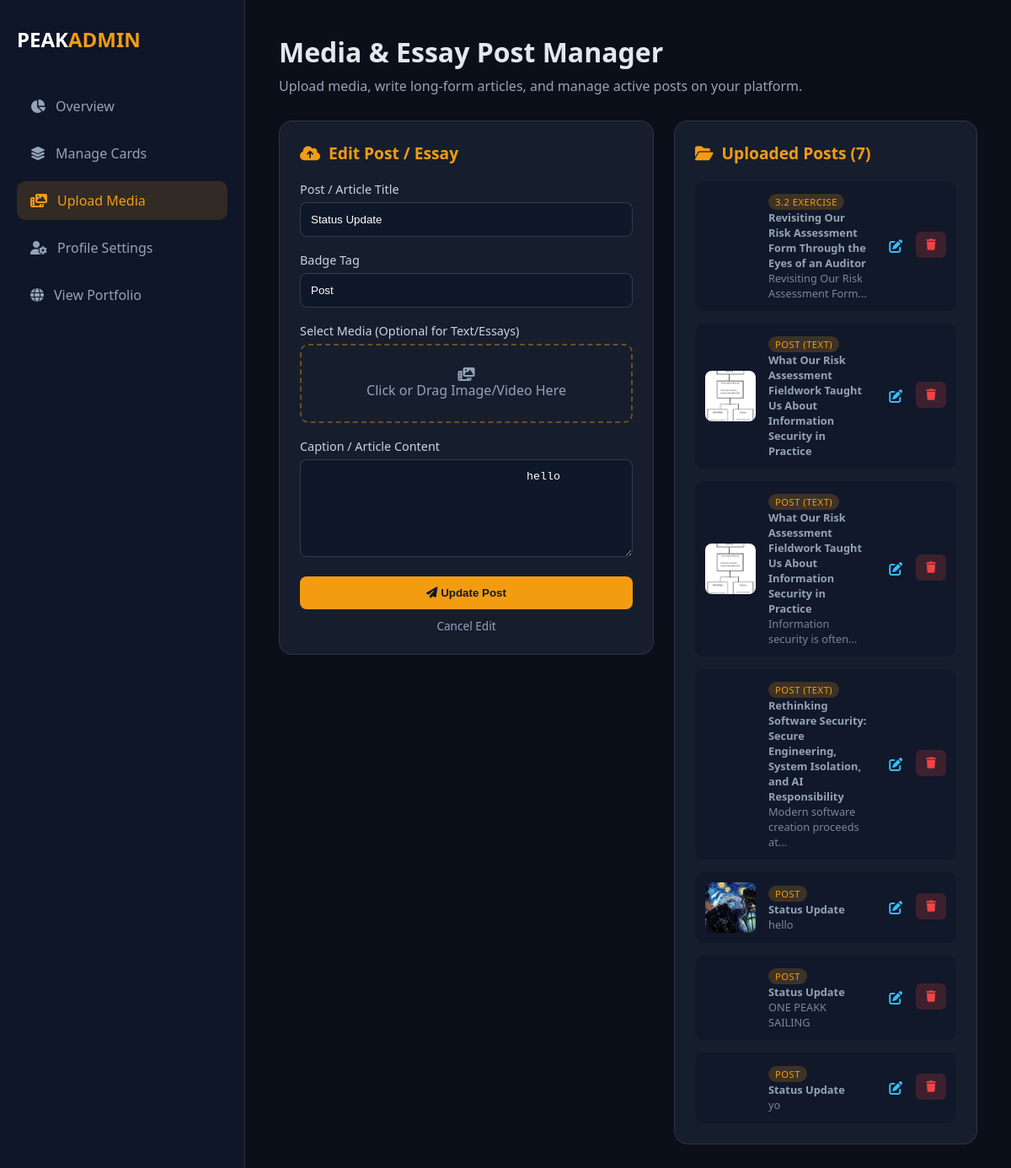
Page /dashboard/post?edit_id=3 (signed in) on the committed database.
### app.py (models this page shows)
class MediaUpload(db.Model):
    id = db.Column(db.Integer, primary_key=True)
    title = db.Column(db.String(100), nullable=True)
    caption = db.Column(db.Text, nullable=True)
    badge = db.Column(db.String(50), default="Featured")
    filename = db.Column(db.String(255), nullable=True)
    media_type = db.Column(db.String(10), nullable=True)
    created_at = db.Column(db.DateTime, default=datetime.utcnow)

### app.py (the view)
@app.route('/dashboard/post')
@login_required
def dashboard_post():
    edit_id = request.args.get('edit_id', type=int)
    edit_post = MediaUpload.query.get(edit_id) if edit_id else None
    uploads = MediaUpload.query.order_by(MediaUpload.id.desc()).all()
    return render_template('dashboard_post.html', uploads=uploads, edit_post=edit_post)

### app.py (called while the page is built)
@login_manager.user_loader
def load_user(user_id):
    return db.session.get(User, int(user_id))

### templates/dashboard_post.html (shortened to what this page needs)
<!DOCTYPE html>
<html lang="en">
<head>
    <link rel="stylesheet" href="https://cdnjs.cloudflare.com/ajax/libs/font-awesome/6.4.0/css/all.min.css">
    <link rel="stylesheet" href="{{ url_for('static', filename='css/dashboard.css') }}">
</head>
<body class="dashboard-body">
    <div class="dashboard-container">
        <aside class="dashboard-sidebar">
            <div class="brand">
                <h2>PEAK<span>ADMIN</span></h2>
            </div>
            <nav class="dash-nav">
                <a href="{{ url_for('dashboard') }}">
                    <i class="fa-solid fa-chart-pie"></i> Overview
                </a>
                <a href="{{ url_for('dashboard_cards') }}">
                    <i class="fa-solid fa-layer-group"></i> Manage Cards
                </a>
                <a href="{{ url_for('dashboard_post') }}" class="active">
                    <i class="fa-solid fa-photo-film"></i> Upload Media
                </a>
                <a href="{{ url_for('dashboard_profile_page') }}">
                    <i class="fa-solid fa-user-gear"></i> Profile Settings
                </a>
                <a href="{{ url_for('home') }}">
                    <i class="fa-solid fa-globe"></i> View Portfolio
                </a>
            </nav>
        </aside>
        <main class="dashboard-content">
            <header class="dash-header">
                <h1>Media & Essay Post Manager</h1>
                <p>Upload media, write long-form articles, and manage active posts on your platform.</p>
            </header>
            <div class="dash-grid">
                <div class="dash-card">
                    <h3>
                        <i class="fa-solid fa-cloud-arrow-up"></i>
                        {% if edit_post %}Edit Post / Essay{% else %}New Media or Essay Post{% endif %}
                    </h3>
                    <form action="{% if edit_post %}{{ url_for('update_media', upload_id=edit_post.id) }}{% else %}{{ url_for('upload_media') }}{% endif %}"
                          method="POST"
                          enctype="multipart/form-data"
                          class="dash-form">
                        <div class="form-group">
                            <label for="title">Post / Article Title</label>
                            <input type="text" id="title" name="title" class="form-control"
                                   placeholder="e.g. Rethinking Software Security..."
                                   value="{{ edit_post.title if edit_post else '' }}">
                        </div>
                        <div class="form-group">
                            <label for="badge">Badge Tag</label>
                            <input type="text" id="badge" name="badge" class="form-control"
                                   placeholder="e.g. POST (TEXT), Article, Essay"
                                   value="{{ edit_post.badge if edit_post else 'POST (TEXT)' }}">
                        </div>
                        <div class="form-group">
                            <label>Select Media (Optional for Text/Essays)</label>
                            <div class="file-upload-wrapper">
                                <div class="file-dummy">
                                    <i class="fa-solid fa-photo-film"></i>
                                    <span id="file-label">Click or Drag Image/Video Here</span>
                                </div>
                            </div>
                        </div>
                        <div class="form-group">
                            <label for="caption_editor">Caption / Article Content</label>
                            <textarea id="caption_editor" name="caption" rows="6">
                                {{ edit_post.caption if edit_post else '' }}
                            </textarea>
                        </div>
                        <div class="form-actions" style="margin-top: 15px;">
                            <button type="submit" class="btn-submit">
                                <i class="fa-solid fa-paper-plane"></i>
                                {% if edit_post %}Update Post{% else %}Post Media{% endif %}
                            </button>
                            {% if edit_post %}
                                <a href="{{ url_for('dashboard_post') }}"
                                   style="display: block; text-align: center; color: #94a3b8; margin-top: 10px; text-decoration: none; font-size: 0.85rem;">
                                    Cancel Edit
                                </a>
                            {% endif %}
                        </div>
                    </form>
                </div>
                <div class="dash-card">
                    <h3><i class="fa-solid fa-folder-open"></i> Uploaded Posts ({{ uploads|length if uploads else 0 }})</h3>
                    <div class="card-list">
                        {% if uploads %}
                            {% for item in uploads %}
                            <div class="card-item">
                                <div class="thumb-box">
                                    {% if item.filename %}
                                        {% if item.media_type == 'image' %}
                                            <img src="{{ url_for('static', filename='uploads/' + item.filename) }}" alt="Media">
                                        {% else %}
                                            <video src="{{ url_for('static', filename='uploads/' + item.filename) }}" muted></video>
                                        {% endif %}
                                    {% else %}
                                        <div style="display: flex; align-items: center; justify-content: center; height: 100%; background: #1e293b; color: #f59e0b;">
                                            <i class="fa-solid fa-file-lines" style="font-size: 1.5rem;"></i>
                                        </div>
                                    {% endif %}
                                </div>
                                <div class="card-info">
                                    <span class="badge">{{ item.badge or item.media_type|upper or 'POST' }}</span>
                                    <p><strong>{{ item.title or 'Untitled Post' }}</strong></p>
                                    <p style="font-size: 0.8rem; opacity: 0.8;">{{ item.caption|striptags|truncate(40) }}</p>
                                </div>
                                <div class="card-actions" style="display: flex; gap: 6px;">
                                    <a href="{{ url_for('dashboard_post', edit_id=item.id) }}" class="btn-edit" title="Edit Post" style="padding: 6px 10px; color: #38bdf8;">
                                        <i class="fa-solid fa-pen-to-square"></i>
                                    </a>
                                    <form action="{{ url_for('delete_media', upload_id=item.id) }}" method="POST" onsubmit="return confirm('Delete this media file?');" style="margin: 0;">
                                        <button type="submit" class="btn-delete" title="Delete Media">
                                            <i class="fa-solid fa-trash"></i>
                                        </button>
                                    </form>
                                </div>
                            </div>
                            {% endfor %}
                        {% else %}
                            <p class="empty-msg">No media uploads found. Use the form to post videos, images, or articles!</p>
                        {% endif %}
                    </div>
                </div>
            </div>
        </main>
    </div>
</body>
</html>

### static/css/dashboard.css (style rules this page uses)
body.dashboard-body { background-color: #0b0f19; color: #e2e8f0; font-family: 'Segoe UI', Tahoma, Geneva, Verdana, sans-serif; margin: 0; padding: 0; }
.dashboard-container { display: flex; min-height: 100vh; }
.dashboard-sidebar { width: 250px; background: rgba(15, 23, 42, 0.95); border-right: 1px solid rgba(255, 255, 255, 0.1); padding: 30px 20px; display: flex; flex-direction: column; }
.dashboard-sidebar .brand h2 { color: #ffffff; font-size: 1.5rem; margin: 0 0 40px 0; }
.dashboard-sidebar .brand span { color: #f39c12; }
.dash-nav a { display: flex; align-items: center; gap: 12px; color: #94a3b8; text-decoration: none; padding: 12px 16px; border-radius: 10px; margin-bottom: 10px; transition: all 0.2s ease; }
.dash-nav a:hover, .dash-nav a.active { background: rgba(243, 156, 18, 0.15); color: #f39c12; }
.dashboard-content { flex: 1; padding: 40px; overflow-y: auto; }
.dash-header { margin-bottom: 30px; }
.dash-header h1 { font-size: 2rem; margin: 0 0 8px 0; }
.dash-header p { color: #94a3b8; margin: 0; }
.dash-grid { display: grid; grid-template-columns: 1fr 1fr; gap: 30px; }
.dash-card { background: rgba(30, 41, 59, 0.6); backdrop-filter: blur(12px); border: 1px solid rgba(255, 255, 255, 0.1); border-radius: 16px; padding: 24px; }
.dash-card h3 { margin: 0 0 20px 0; font-size: 1.2rem; color: #f39c12; display: flex; align-items: center; gap: 10px; }
.dash-form .form-group { margin-bottom: 18px; }
.dash-form label { display: block; margin-bottom: 6px; font-size: 0.9rem; color: #cbd5e1; }
.dash-form input[type="text"], .dash-form textarea { width: 100%; padding: 12px; background: rgba(15, 23, 42, 0.8); border: 1px solid rgba(255, 255, 255, 0.15); border-radius: 8px; color: #ffffff; box-sizing: border-box; }
.file-upload-wrapper { position: relative; height: 90px; border: 2px dashed rgba(243, 156, 18, 0.4); border-radius: 10px; overflow: hidden; }
.file-dummy { display: flex; flex-direction: column; align-items: center; justify-content: center; height: 100%; color: #94a3b8; }
.btn-submit { width: 100%; padding: 12px; background: #f39c12; border: none; border-radius: 8px; color: #0f172a; font-weight: bold; cursor: pointer; transition: background 0.2s; }
.card-list { display: flex; flex-direction: column; gap: 15px; }
.card-item { display: flex; align-items: center; background: rgba(15, 23, 42, 0.7); padding: 12px; border-radius: 10px; gap: 15px; }
.thumb-box { width: 60px; height: 60px; border-radius: 8px; overflow: hidden; flex-shrink: 0; }
.thumb-box img { width: 100%; height: 100%; object-fit: cover; }
.card-info { flex: 1; }
.card-info .badge { font-size: 0.7rem; background: rgba(243, 156, 18, 0.2); color: #f39c12; padding: 2px 8px; border-radius: 12px; }
.card-info p { margin: 0; font-size: 0.8rem; color: #94a3b8; }
.btn-delete { background: rgba(239, 68, 68, 0.2); color: #ef4444; border: none; padding: 8px 12px; border-radius: 6px; cursor: pointer; transition: background 0.2s; }
.thumb-box video { width: 100%; height: 100%; object-fit: cover; border-radius: 8px; }
.card-info .badge { text-transform: uppercase; letter-spacing: 0.5px; }

### templates/dashboard_post.html (style rules this page uses)
.dashboard-content { overflow-x: hidden; width: 100%; box-sizing: border-box; }
.dash-grid { display: grid !important; grid-template-columns: minmax(0, 1fr) 360px !important; gap: 24px !important; align-items: start !important; width: 100% !important; }
.dash-card { min-width: 0 !important; position: relative !important; z-index: 1 !important; }

### rows in the picture
MediaUpload: title "Status Update", badge "Post", caption "hello", filename (picture), badge "POST"
MediaUpload: badge "3.2 EXERCISE", title "Revisiting Our Risk Assessment Form Through the Eyes of an Auditor", caption "Revisiting Our Risk Assessment Form..."
MediaUpload: filename (picture), badge "POST (TEXT)", title "What Our Risk Assessment Fieldwork Taught Us About Information Security in Practice"
MediaUpload: filename (picture), badge "POST (TEXT)", title "What Our Risk Assessment Fieldwork Taught Us About Information Security in Practice", caption "Information security is often..."
MediaUpload: badge "POST (TEXT)", title "Rethinking Software Security: Secure Engineering, System Isolation, and AI Responsibility", caption "Modern software creation proceeds at..."
MediaUpload: badge "POST", title "Status Update", caption "ONE PEAKK SAILING"
MediaUpload: badge "POST", title "Status Update", caption "yo"

### other values in the picture
{{ uploads|length if uploads else 0 }} "7"
